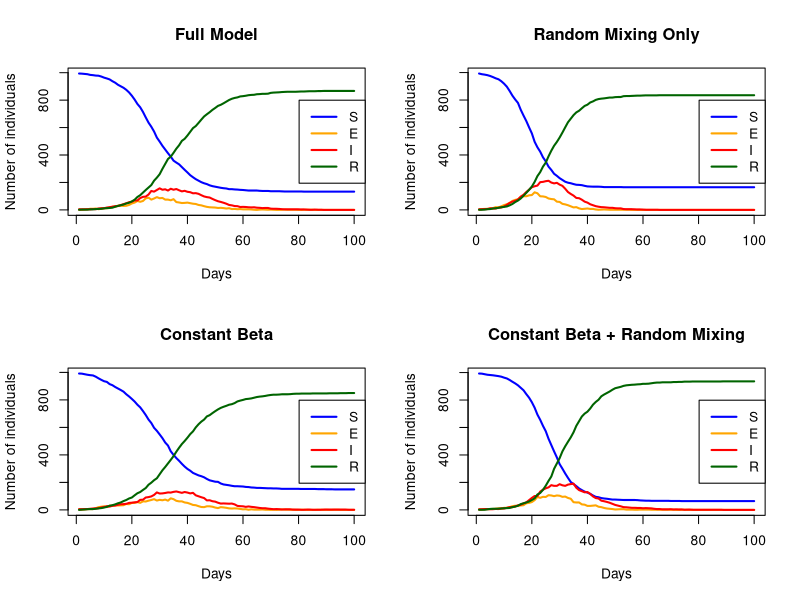

Here is the R script that generated this plot:
# 1) Create n people assigned to corresponding household where maximum size is 5
n <- 1000 #population size
hmax <- 5 #maximum household size
#creating n vector of which the number refers to household
#and the occurence frequency refers to size of corresponding household
prob <- rep (1/hmax, hmax) #probability of discrete uniform for each size
h <- rep(1:n, times = sample(1:hmax, n, replace = TRUE, prob = prob))[1:n]

# 2) Contact network
#nc = average number of contacts per person
#beta = sociability parameter
get.net <- function (beta, nc=15, h) {
  n <- length(beta)
  beta_bar <- mean(beta)
  links <- vector("list", n)
  
  for (i in 1:(n-1)) {
    for (j in (i+1):n) {
      if (h[i] != h[j]) { # exclude household members
        p_link <- nc * beta[i] * beta[j] / (beta_bar^2 * (n - 1))
        if (runif(1) < p_link) {
          links[[i]] <- c(links[[i]], j)
          links[[j]] <- c(links[[j]], i)
        }
      }
    }
  }
  return(links)
}

# 3) nseir function
nseir<-function(beta, h, alink, alpha=c(.1,.01,.01),
                delta=.2, gamma=.4, nc=15, nt=100, pinf=.005){
  n <- length(beta)
  state <- rep("S", n)
  state[sample(1:n, pinf * n)] <- "I"
  
  res <- matrix(0, nrow = nt, ncol = 4)
  colnames(res) <- c("S", "E", "I", "R")
  
  beta_bar <- mean(beta)
  
  for (t in 1:nt) {
    newE <- rep(FALSE, n)
    newI <- (state == "E") & (runif(n) < gamma)
    newR <- (state == "I") & (runif(n) < delta)
    
    for (i in which(state == "I")) {
      # household infections
      hh_members <- which(h == h[i] & state == "S")
      newE[hh_members]<-newE[hh_members]|(runif(length(hh_members))< alpha[1])
      
      # network infections
      contacts <- alink[[i]]
      contacts <- contacts[state[contacts] == "S"]
      newE[contacts] <- newE[contacts] | (runif(length(contacts)) < alpha[2])
      
      # random mixing
      targets <- which(state == "S")
      p_random <- alpha[3]*nc*beta[i]*beta[targets]/(beta_bar^2 * (n - 1))
      newE[targets] <- newE[targets] | (runif(length(targets)) < p_random)
    }
    
    state[newE & state == "S"] <- "E"
    state[newI] <- "I"
    state[newR] <- "R"
    
    res[t, ] <- table(factor(state, levels = c("S", "E", "I", "R")))
  }
  
  return(data.frame(t = 1:nt, res))
}

# 4) Function Plot
plot.seir <- function(res, title = "SEIR Dynamics") {
  plot(res$t, res$S, type = "l", ylim = c(0, max(res$S)),
       xlab = "Days", ylab = "Number of individuals",
       col = "blue", lwd = 2, main = title)
  lines(res$t, res$E, col = "orange", lwd = 2)
  lines(res$t, res$I, col = "red", lwd = 2)
  lines(res$t, res$R, col = "darkgreen", lwd = 2)
  legend("right", legend = c("S", "E", "I", "R"),
         col = c("blue", "orange", "red", "darkgreen"), lwd = 2)
}

# 5) Compare 
set.seed(123)

beta <- runif(n)
alink <- get.net(beta, nc = 15, h = h)

# Scenario 1: Full model
res1 <- nseir(beta, h, alink)

# Scenario 2: Random mixing only
res2 <- nseir(beta, h, alink, alpha = c(0, 0, 0.04))

# Scenario 3: Constant beta
res3 <- nseir(rep(mean(beta), n), h, alink)

# Scenario 4: Constant beta + random mixing
res4 <- nseir(rep(mean(beta), n), h, alink, alpha = c(0, 0, 0.04))

# Plot all scenarios side by side
par(mfrow = c(2, 2))
plot.seir(res1, "Full Model")
plot.seir(res2, "Random Mixing Only")
plot.seir(res3, "Constant Beta")
plot.seir(res4, "Constant Beta + Random Mixing")